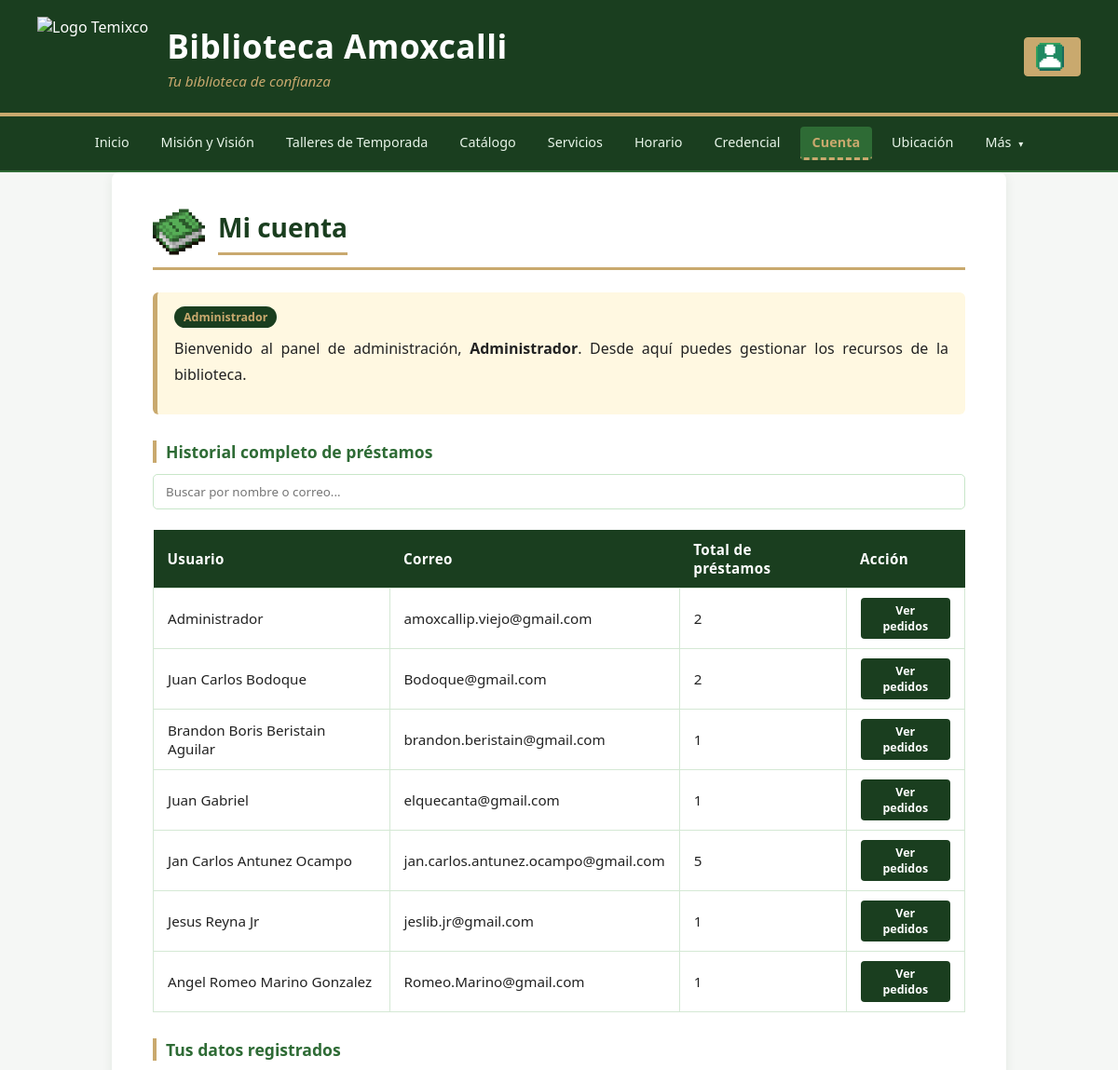
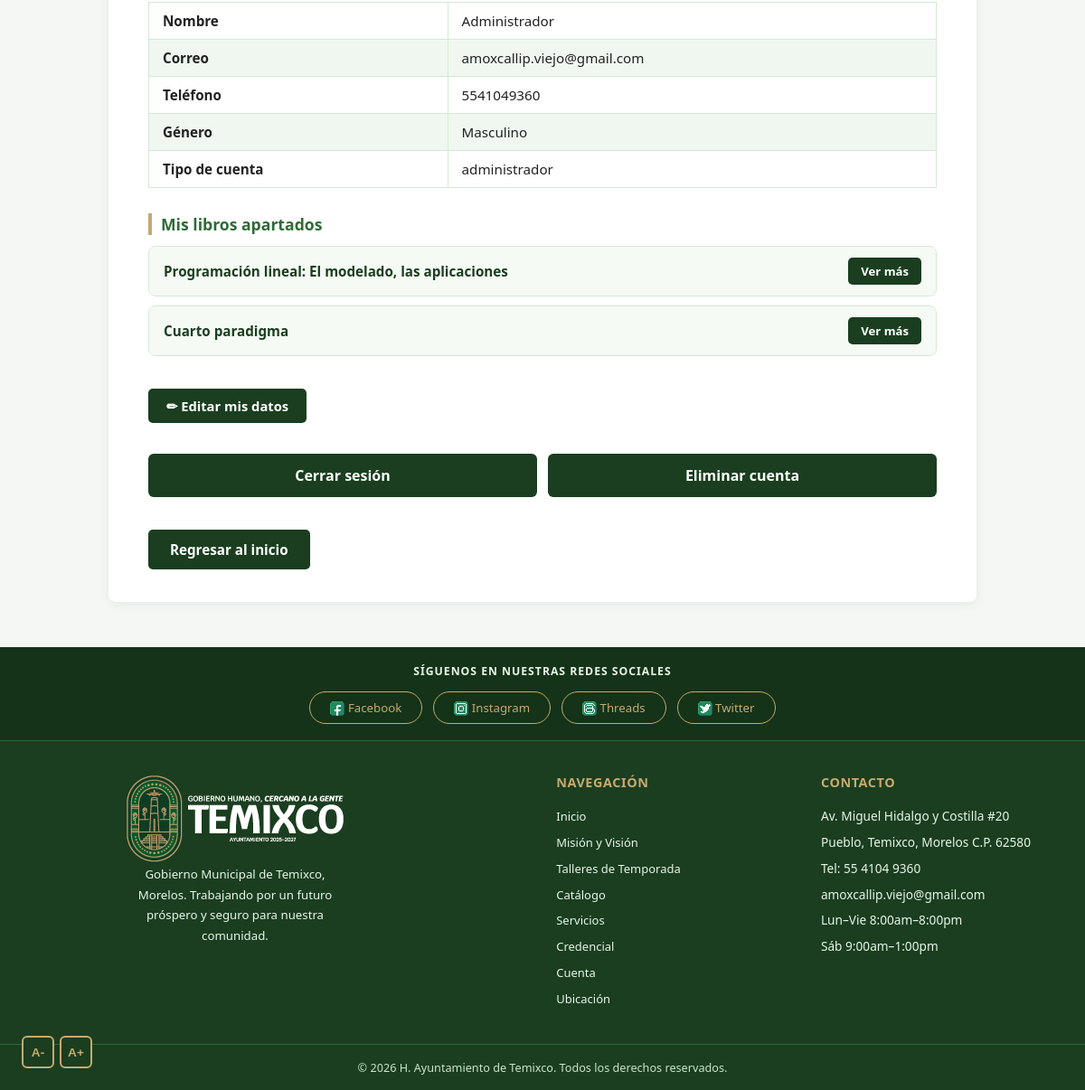
Page /PHP/LOGIN.php (signed in) on the committed database (2 pictures, top to bottom).
### tables this page shows
CREATE TABLE `registros` (
    `id` int(11) NOT NULL AUTO_INCREMENT,
    `email` varchar(150) DEFAULT NULL,
    `nombre` varchar(100) DEFAULT NULL,
    `cod_libro` varchar(20) DEFAULT NULL,
    `titulo_libro` varchar(200) DEFAULT NULL,
    `fecha_pedido` date DEFAULT NULL,
    `fecha_devuelto` date DEFAULT NULL,
    PRIMARY KEY (`id`)
);

CREATE TABLE `saca` (
    `id` int(11) NOT NULL AUTO_INCREMENT,
    `email` varchar(150) NOT NULL,
    `cod_libro` varchar(10) NOT NULL,
    `fecha_pedido` date NOT NULL,
    `fecha_devuelto` date DEFAULT NULL,
    PRIMARY KEY (`id`),
    KEY `fk_saca_usuario` (`email`),
    KEY `fk_saca_libro` (`cod_libro`),
    CONSTRAINT `fk_saca_libro` FOREIGN KEY (`cod_libro`) REFERENCES `libros` (`cod_libro`) ON UPDATE CASCADE,
    CONSTRAINT `fk_saca_usuario` FOREIGN KEY (`email`) REFERENCES `usuarios` (`email`) ON UPDATE CASCADE
);

CREATE TABLE `libros` (
    `cod_libro` varchar(10) NOT NULL,
    `titulo` varchar(200) NOT NULL,
    `imagen` varchar(100) DEFAULT NULL,
    `id_categoria` int(11) DEFAULT NULL,
    `id_subcategoria` int(11) DEFAULT NULL,
    `id_tema` int(11) DEFAULT NULL,
    `autor` varchar(180) DEFAULT NULL,
    PRIMARY KEY (`cod_libro`),
    KEY `id_categoria` (`id_categoria`),
    KEY `id_subcategoria` (`id_subcategoria`),
    KEY `id_tema` (`id_tema`),
    CONSTRAINT `libros_ibfk_1` FOREIGN KEY (`id_categoria`) REFERENCES `categorias` (`id_categoria`) ON DELETE
    SET
        NULL,
        CONSTRAINT `libros_ibfk_2` FOREIGN KEY (`id_subcategoria`) REFERENCES `subcategorias` (`id_subcategoria`) ON DELETE
    SET
        NULL,
        CONSTRAINT `libros_ibfk_3` FOREIGN KEY (`id_tema`) REFERENCES `temas` (`id_tema`) ON DELETE
    SET
        NULL
);

### PHP/LOGIN.php (the view, shortened to what this page needs)
<?php
include_once("CONEXION.php");
?>
<!DOCTYPE html>
<html lang="es">
<head>
    <link rel="stylesheet" href="../CSS/BASE.css">
    <link rel="stylesheet" href="../CSS/LOGIN.css">
</head>
<body>
    <header>
        <img src="../IMAGENES/logo-temixco.png" alt="Logo Temixco">
        <div>
            <h1>Biblioteca Amoxcalli</h1>
            <p>Tu biblioteca de confianza</p>
        </div>
        <div class="header-login">
            <a href="PHP/LOGIN.php" class="btn-header-login">
                <img src="../IMAGENES/cuenta.png" alt="Cuenta" class="icono-header-pixel"> <span class="texto-cuenta"><?php echo isset($_SESSION["usuario"]) ? ($_SESSION["usuario"]["nombre"]) : "Mi cuenta"; ?></span></a>
        </div>
    </header>
    <nav>
        <ul>
            <li><a href="../index.php">Inicio</a></li>
            <li><a href="../HTML/MISION.html">Misión y Visión</a></li>
            <li><a href="../HTML/TEMPORADA.html">Talleres de Temporada</a></li>
            <li><a href="../PHP/CATALOGO.php">Catálogo</a></li>
            <li><a href="../HTML/SERVICIOS.html">Servicios</a></li>
            <li><a href="../HTML/HORARIO.html">Horario</a></li>
            <li><a href="../HTML/CREDENCIAL.html">Credencial</a></li>
            <li><a href="../PHP/LOGIN.php" class="activo">Cuenta</a></li>
            <li><a href="../HTML/UBICACION.html">Ubicación</a></li>
            <li>
                <a href="#">Más <span class="nav-flecha">▾</span></a>
            </li>
        </ul>
    </nav>
    <main>
        <?php if (isset($_SESSION["usuario"])): ?>
            <?php $u = $_SESSION["usuario"]; ?>
            <div class="titulo-pagina">
                <img src="../IMAGENES/libro_verde.png" alt="Cuenta" class="icono-pagina">
                <h2>Mi cuenta</h2>
            </div>
            <?php if ($u["tipo"] === "administrador"): ?>
                <div class="panel-admin">
                    <span class="badge-tipo">Administrador</span>
                    <p>Bienvenido al panel de administración, <strong><?php echo ($u["nombre"]); ?></strong>.
                        Desde aquí puedes gestionar los recursos de la biblioteca.</p>
                </div>
                <h3>Historial completo de préstamos</h3>
                <input type="text" id="buscador-admin" placeholder="Buscar por nombre o correo..." oninput="filtrarUsuarios()" style="width:100%; padding:9px 13px; border:1px solid #c8e6c9; border-radius:5px; margin-bottom:14px; font-family:'Segoe UI', Tahoma, Geneva, Verdana, sans-serif;">
                <?php
                $stmt_r = mysqli_prepare($con, "SELECT email, nombre, titulo_libro, cod_libro, fecha_pedido, fecha_devuelto FROM registros ORDER BY email ASC, fecha_pedido DESC");
                mysqli_stmt_execute($stmt_r);
                $resultado_r = mysqli_stmt_get_result($stmt_r);
                $usuarios_hist = [];
                while ($r = mysqli_fetch_assoc($resultado_r)) {
                    $key = $r["email"];
                    if (!isset($usuarios_hist[$key])) {
                        $usuarios_hist[$key] = [
                            "nombre" => $r["nombre"],
                            "email" => $r["email"],
                            "pedidos" => []
                        ];
                    }
                    $usuarios_hist[$key]["pedidos"][] = $r;
                }
                ?>
                <?php if (count($usuarios_hist) > 0): ?>
                    <table>
                        <thead>
                            <tr>
                                <th>Usuario</th>
                                <th>Correo</th>
                                <th>Total de préstamos</th>
                                <th>Acción</th>
                            </tr>
                        </thead>
                        <tbody>
                            <?php $i = 0;
                            foreach ($usuarios_hist as $uh): $i++; ?>
                                <tr class="fila-usuario-admin">
                                    <td><?php echo htmlspecialchars($uh["nombre"]); ?></td>
                                    <td><?php echo htmlspecialchars($uh["email"]); ?></td>
                                    <td><?php echo count($uh["pedidos"]); ?></td>
                                    <td><button type="button" class="btn-devolver" onclick="togglePedidos(<?php echo $i; ?>)">Ver pedidos</button></td>
                                </tr>
                            <?php endforeach; ?>
                        </tbody>
                    </table>
                <?php else: ?>
                    <p style="color:#777; font-style:italic;">Aún no hay registros en el historial.</p>
                <?php endif; ?>
            <?php endif; ?>
            <h3>Tus datos registrados</h3>
            <table>
                <tbody>
                    <tr>
                        <td><strong>Nombre</strong></td>
                        <td><?php echo ($u["nombre"]); ?></td>
                    </tr>
                    <tr>
                        <td><strong>Correo</strong></td>
                        <td><?php echo ($u["email"]); ?></td>
                    </tr>
                    <tr>
                        <td><strong>Teléfono</strong></td>
                        <td><?php echo ($u["telefono"]); ?></td>
                    </tr>
                    <tr>
                        <td><strong>Género</strong></td>
                        <td><?php echo ($u["genero"]); ?></td>
                    </tr>
                    <tr>
                        <td><strong>Tipo de cuenta</strong></td>
                        <td><?php echo ($u["tipo"]); ?></td>
                    </tr>
                </tbody>
            </table>
            <h3>Mis libros apartados</h3>
            <?php
            $stmt_h = mysqli_prepare($con, "SELECT s.id, l.titulo, s.cod_libro, s.fecha_pedido, s.fecha_devuelto FROM saca s JOIN libros l ON s.cod_libro = l.cod_libro WHERE s.email = ? ORDER BY s.fecha_pedido DESC");
            mysqli_stmt_bind_param($stmt_h, "s", $u["email"]);
            mysqli_stmt_execute($stmt_h);
            $resultado_h = mysqli_stmt_get_result($stmt_h);
            if (mysqli_num_rows($resultado_h) > 0): ?>
                <div class="lista-prestamos">
                    <?php $j = 0;
                    while ($prestamo = mysqli_fetch_assoc($resultado_h)): $j++; ?>
                        <div class="prestamo-item">
                            <div class="prestamo-resumen">
                                <span class="prestamo-titulo"><?php echo ($prestamo["titulo"]); ?></span>
                                <button type="button" class="btn-ver-mas" onclick="togglePrestamo(<?php echo $j; ?>)">Ver más</button>
                            </div>
                        </div>
                    <?php endwhile; ?>
                </div>
            <?php else: ?>
                <p style="color:#777; font-style:italic;">No tienes libros apartados aún.</p>
            <?php endif;
            mysqli_stmt_close($stmt_h); ?>
            <button type="button" class="btn-editar-toggle" onclick="toggleEditar()">✏ Editar mis datos</button>
            <div class="btns-cuenta">
                <form method="POST" style="flex:1;">
                    <input type="submit" name="cerrar_sesion" value="Cerrar sesión" class="btn-cerrar-sesion">
                </form>
                <form method="POST" style="flex:1;"
                    onsubmit="return confirm('¿Seguro que deseas eliminar tu cuenta? Esta acción no se puede deshacer.');">
                    <input type="submit" name="eliminar_cuenta" value="Eliminar cuenta" class="btn-eliminar">
                </form>
            </div>
        <?php endif; ?>
        <a href="../index.php" class="btn-regresar">Regresar al inicio</a>
    </main>
    <footer>
        <div class="footer-redes">
            <p>Síguenos en nuestras redes sociales</p>
            <div class="footer-redes-links">
                <a href="https://www.facebook.com/AyuntamientodeTemixco/"><img src="../IMAGENES/Facebook.png"
                        alt="Facebook"> Facebook</a>
                <a href="https://www.instagram.com/ayuntamientodetemixco/"><img src="../IMAGENES/Instagram.png"
                        alt="Instagram"> Instagram</a>
                <a
                    href="https://www.threads.net/@ayuntamientodetemixco?xmt=AQGziTwa__iNhTN6HzJ7QUfuMemPmw3gtZIfNjpT2JE6Mw"><img
                        src="../IMAGENES/Threads.png" alt="Threads"> Threads</a>
                <a href="https://x.com/AdeTemixco2527"><img src="../IMAGENES/Twitter.png" alt="X"> Twitter</a>
            </div>
        </div>
        <div class="footer-cuerpo">
            <div class="footer-col footer-logo">
                <img src="../IMAGENES/Logo_god.png" alt="Logo Temixco">
                <p>Gobierno Municipal de Temixco, Morelos. Trabajando por un futuro próspero y seguro para nuestra
                    comunidad.</p>
            </div>
            <div class="footer-col">
                <h4>Navegación</h4>
                <ul>
                    <li><a href="../index.php">Inicio</a></li>
                    <li><a href="../HTML/MISION.html">Misión y Visión</a></li>
                    <li><a href="../HTML/TEMPORADA.html">Talleres de Temporada</a></li>
                    <li><a href="../PHP/CATALOGO.php">Catálogo</a></li>
                    <li><a href="../HTML/SERVICIOS.html">Servicios</a></li>
                    <li><a href="../HTML/CREDENCIAL.html">Credencial</a></li>
                    <li><a href="LOGIN.php">Cuenta</a></li>
                    <li><a href="../HTML/UBICACION.html">Ubicación</a></li>
                </ul>
            </div>
            <div class="footer-col">
                <h4>Contacto</h4>
                <p>Av. Miguel Hidalgo y Costilla #20<br>Pueblo, Temixco, Morelos C.P. 62580</p>
                <p>Tel: 55 4104 9360</p>
                <p>amoxcallip.viejo@gmail.com</p>
                <p>Lun–Vie 8:00am–8:00pm<br>Sáb 9:00am–1:00pm</p>
            </div>
        </div>
        <div class="footer-creditos">
            <p>&copy; 2026 H. Ayuntamiento de Temixco. Todos los derechos reservados.</p>
        </div>
    </footer>
    <div class="control-tamano-texto">
        <button onclick="cambiarTamano(-2)" aria-label="Disminuir tamaño de texto">A-</button>
        <button onclick="cambiarTamano(2)" aria-label="Aumentar tamaño de texto">A+</button>
    </div>
</body>
</html>

### CSS/LOGIN.css (style rules this page uses)
.panel-admin { background-color: #fff8e1; border-left: 5px solid #C9A96E; border-radius: 6px; padding: 14px 18px; margin-bottom: 20px; }
.badge-tipo { display: inline-block; background-color: #1a3e1f; color: #C9A96E; font-size: 0.78em; font-weight: 700; padding: 3px 10px; border-radius: 20px; margin-bottom: 8px; font-family: 'Segoe UI', Tahoma, Geneva, Verdana, sans-serif; }
.btn-cerrar-sesion { margin-top: 20px; padding: 10px 22px; background-color: #b71c1c; color: white; border: none; border-radius: 5px; font-size: 0.95em; font-family: 'Segoe UI', Tahoma, Geneva, Verdana, sans-serif; font-weight: 600; cursor: pointer; transition: background-color 0.2s; }
main a { color: #2e6b35; font-weight: 600; text-decoration: none; }
input[type="submit"] { width: 100%; padding: 11px; margin: 6px 0; border: 2px solid transparent; border-radius: 6px; font-size: 1em; font-family: 'Segoe UI', Tahoma, Geneva, Verdana, sans-serif; font-weight: 600; cursor: pointer; background-color: #1a3e1f; color: #ffffff; transition: background-color 0.2s, border-color 0.2s; }
.btns-cuenta { display: flex; gap: 12px; margin-top: 20px; }
.btn-eliminar { width: 100%; padding: 10px 22px; background-color: #b71c1c; color: white; border: none; border-radius: 5px; font-size: 0.95em; font-family: 'Segoe UI', Tahoma, Geneva, Verdana, sans-serif; font-weight: 600; cursor: pointer; transition: background-color 0.2s; }
.btn-editar-toggle { margin-top: 16px; margin-bottom: 8px; padding: 9px 20px; background-color: #1a3e1f; color: white; border: none; border-radius: 5px; font-size: 0.92em; font-family: 'Segoe UI', Tahoma, Geneva, Verdana, sans-serif; font-weight: 600; cursor: pointer; transition: background-color 0.2s; }
.btn-devolver { padding: 5px 12px; background-color: #1a3e1f; color: white; border: none; border-radius: 4px; font-size: 0.82em; font-family: 'Segoe UI', Tahoma, Geneva, Verdana, sans-serif; font-weight: 600; cursor: pointer; transition: background-color 0.2s; }
.lista-prestamos { display: flex; flex-direction: column; gap: 10px; margin-bottom: 20px; }
.prestamo-item { border: 1px solid #d4e8d4; border-radius: 8px; overflow: hidden; }
.prestamo-resumen { display: flex; justify-content: space-between; align-items: center; gap: 12px; padding: 12px 16px; background-color: #f5faf5; }
.prestamo-titulo { font-weight: 600; color: #1a3e1f; font-size: 0.95em; }
.btn-ver-mas { padding: 6px 14px; background-color: #1a3e1f; color: white; border: none; border-radius: 5px; font-size: 0.82em; font-family: 'Segoe UI', Tahoma, Geneva, Verdana, sans-serif; font-weight: 600; cursor: pointer; white-space: nowrap; transition: background-color 0.2s; }

### rows in the picture
registros: nombre "Brandon Boris Beristain Aguilar", email "brandon.beristain@gmail.com", count($uh["pedidos"]) "1"
registros: nombre "Juan Gabriel", email "elquecanta@gmail.com", count($uh["pedidos"]) "1"
registros: nombre "Jesus Reyna Jr", email "jeslib.jr@gmail.com", count($uh["pedidos"]) "1"
registros: nombre "Angel Romeo Marino Gonzalez", email "Romeo.Marino@gmail.com", count($uh["pedidos"]) "1"
saca: cod_libro.titulo "Programación lineal: El modelado, las aplicaciones"
saca: cod_libro.titulo "Cuarto paradigma"

### other values in the picture
$u["nombre"] "Administrador"
$uh["nombre"] "Administrador"
$uh["email"] "amoxcallip.viejo@gmail.com"
count($uh["pedidos"]) "2"
$uh["nombre"] "Juan Carlos Bodoque"
$uh["email"] "Bodoque@gmail.com"
$uh["nombre"] "Jan Carlos Antunez Ocampo"
$uh["email"] "jan.carlos.antunez.ocampo@gmail.com"
count($uh["pedidos"]) "5"
$u["email"] "amoxcallip.viejo@gmail.com"
$u["telefono"] "5541049360"
$u["genero"] "Masculino"
$u["tipo"] "administrador"
